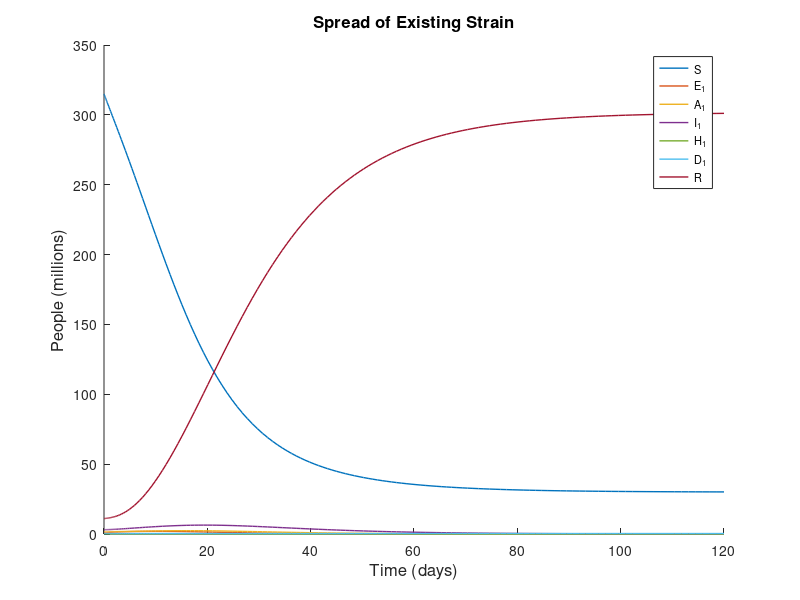
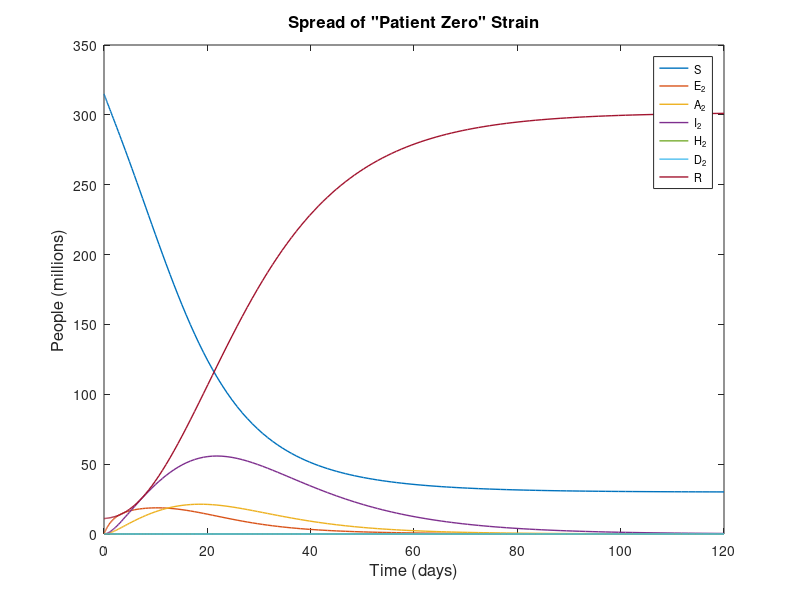
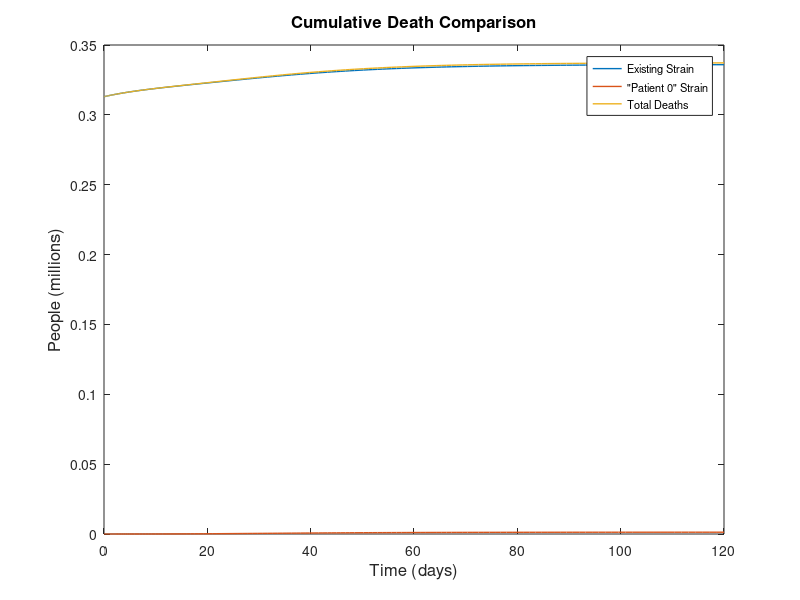
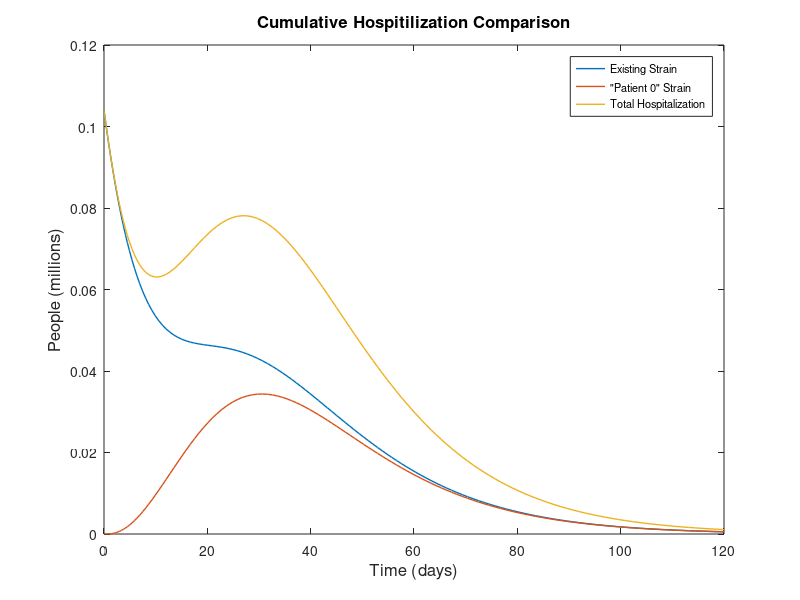

These figures' MATLAB source, in order:
function ProjectModel
clear
close all
clc

% Declare rates
M = 10;
beta1 = .005; %Rate of exposure
beta2 = beta1 * M;
alpha1 = .125; %Rate of recovery
alpha2 = .125;
eta1 = .5; %Rate of infection
eta2 = .5;
sigma1 = .0746; %Rate of recovery/hospitalization from I class
sigma2 = .0746;
gamma1 = .1163; % Rate of death
gamma2 = .1163;

% Declare proportions
p1 = .65;
p2 = .65;
m1 = .07;
m2 = m1 / M;
c1 = .011;
c2 = c1 / M;

% Declare initial size of classes
S = 315;
E1 = .680;
E2 = 0;
I1 = 3.12;
I2 = 10000/1000000;
A1 = 1.79;
A2 = 0;
H1 = .104;
H2 = 0;
D1 = .313;
D2 = 0;
R = 11;

% Delare time
T = 120;

% Define the model
function dy = SEIAHDR(~, y, beta1, beta2, eta1, eta2, sigma1, sigma2, gamma1, gamma2, alpha1, alpha2, p1, p2, m1, m2, c1, c2)
    dy = zeros(12, 1); % Store the derivatives
    x1 = 0.1 * (0.4 * y(4) + 0.8 * y(6)) + 0.2 * ((0.6) *(0.6) * y(4) + (0.2) * y(6));
    x2 = x1;
    
    dy(1) = (-beta1 * y(1) * x1) + (-beta2 * y(1) * x2);
    dy(2)  = (beta1 * x1 * y(1)) - (eta1 * y(2)); % E1 term
    dy(3) = (beta2 * x2 * y(1)) - (eta2 * y(3)); % E2 term
    
    
    %dy(1) = (-beta1 * y(1) * y(6)) + (-beta2 * y(1) * y(7)); 
    %dy(2)  = (beta1 * y(6) * y(1)) - (eta1 * y(2)); % E1 term
    %dy(3) = (beta2 * y(7) * y(1)) - (eta2 * y(3)); % E2 term
    dy(4) = (eta1 * (1 - p1) * y(2)) - (alpha1 * y(4)); % A1 term
    dy(5) = (eta2 * (1 - p2) * y(3)) - (alpha2 * y(5)); % A2 term
    dy(6) = (p1 * eta1 * y(2)) - (sigma1 * y(6)); % I1 term
    dy(7) = (p2 * eta2 * y(3)) - (sigma2 * y(7)); % I2 term
    dy(8) = (c1 * sigma1 * y(6)) - (gamma1 * y(8)); % H1 term
    dy(9) = (c2 * sigma2 * y(7)) - (gamma2 * y(9)); % H2 term
    dy(10) = m1 * gamma1 * y(8); % D1 term
    dy(11) = m2 * gamma2 * y(9); % D2 term
    dy(12) = ((1 - m1) * gamma1 * y(8)) + ((1 - c1) * sigma1 * y(6)) + (alpha1 * y(4)) + ((1 - m2) * gamma2 * y(9)) + ((1 - c2) * sigma2 * y(7)) + (alpha2 * y(5)); % R term

end

% Use Matlab function to calculate the solutions
[sim_t, sim_y] = ode45(@(t,y)(SEIAHDR(t,y,beta1, beta2, eta1, eta2, sigma1, sigma2, gamma1, gamma2, alpha1, alpha2, p1, p2, m1, m2, c1, c2)), + ...
    [0 T],[S;E1;E2;A1;A2;I1;I2;H1;H2;D1;D2;R]);
sim_S = sim_y(:,1);
sim_E1 = sim_y(:,2);
sim_E2 = sim_y(:,3);
sim_A1 = sim_y(:,4);
sim_A2 = sim_y(:,5);
sim_I1 = sim_y(:,6);
sim_I2 = sim_y(:,7);
sim_H1 = sim_y(:,8);
sim_H2 = sim_y(:,9);
sim_D1 = sim_y(:,10);
sim_D2 = sim_y(:,11);
sim_R = sim_y(:,12);

% Plot and label
figure; hold on;

figure(1)
plot(sim_t, sim_S, 'linewidth',1);
plot(sim_t, sim_E1, 'linewidth',1);
plot(sim_t, sim_A1, 'linewidth',1);
plot(sim_t, sim_I1, 'linewidth',1);
plot(sim_t, sim_H1, 'linewidth',1);
plot(sim_t, sim_D1, 'linewidth',1);
plot(sim_t, sim_R, 'linewidth', 1);
legend({'S','E_1','A_1','I_1','H_1','D_1','R'},'FontSize',8)
title('Spread of Existing Strain','FontSize', 12)
xlabel('Time (days)','FontSize',12);
ylabel('People (millions)','FontSize',12);

figure(2)
plot(sim_t, sim_S, 'linewidth',1);
hold on
plot(sim_t, sim_E2, 'linewidth',1);
plot(sim_t, sim_A2, 'linewidth',1);
plot(sim_t, sim_I2, 'linewidth',1);
plot(sim_t, sim_H2, 'linewidth',1);
plot(sim_t, sim_D2, 'linewidth',1);
plot(sim_t, sim_R, 'linewidth',1);
legend({'S','E_2','A_2','I_2','H_2','D_2','R'},'FontSize',8)
title('Spread of "Patient Zero" Strain','FontSize', 12)
xlabel('Time (days)','FontSize',12);
ylabel('People (millions)','FontSize',12);

figure(3)
plot(sim_t, sim_D1,'linewidth', 1);
hold on
plot(sim_t, sim_D2,'linewidth', 1);
plot(sim_t, sim_D1 + sim_D2, 'linewidth', 1);
legend({'Existing Strain','"Patient 0" Strain','Total Deaths'},'FontSize',8)
title('Cumulative Death Comparison','FontSize', 12)
xlabel('Time (days)','FontSize',12);
ylabel('People (millions)','FontSize',12);

figure(4)
plot(sim_t, sim_H1, 'linewidth', 1);
hold on
plot(sim_t, sim_H2, 'linewidth', 1);
plot(sim_t, sim_H1 + sim_H2, 'linewidth', 1);
legend({'Existing Strain','"Patient 0" Strain','Total Hospitalization'},'FontSize',8)
title('Cumulative Hospitilization Comparison','FontSize', 12)
xlabel('Time (days)','FontSize',12);
ylabel('People (millions)','FontSize',12);

end
